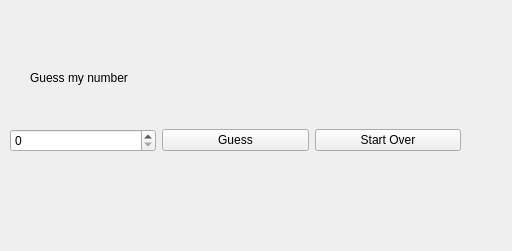
<?xml version="1.0" encoding="UTF-8"?>
<ui version="4.0">
 <class>Widget</class>
 <widget class="QWidget" name="Widget">
  <property name="geometry">
   <rect>
    <x>0</x>
    <y>0</y>
    <width>512</width>
    <height>251</height>
   </rect>
  </property>
  <property name="windowTitle">
   <string>MyApp</string>
  </property>
  <widget class="QLabel" name="label">
   <property name="geometry">
    <rect>
     <x>30</x>
     <y>70</y>
     <width>131</width>
     <height>16</height>
    </rect>
   </property>
   <property name="text">
    <string>Guess my number</string>
   </property>
  </widget>
  <widget class="QWidget" name="">
   <property name="geometry">
    <rect>
     <x>10</x>
     <y>120</y>
     <width>451</width>
     <height>41</height>
    </rect>
   </property>
   <layout class="QHBoxLayout" name="horizontalLayout">
    <item>
     <widget class="QSpinBox" name="mySpinBox"/>
    </item>
    <item>
     <widget class="QPushButton" name="GuessButon">
      <property name="text">
       <string>Guess</string>
      </property>
     </widget>
    </item>
    <item>
     <widget class="QPushButton" name="startOverButton">
      <property name="text">
       <string>Start Over</string>
      </property>
     </widget>
    </item>
   </layout>
  </widget>
 </widget>
 <resources/>
 <connections/>
</ui>
